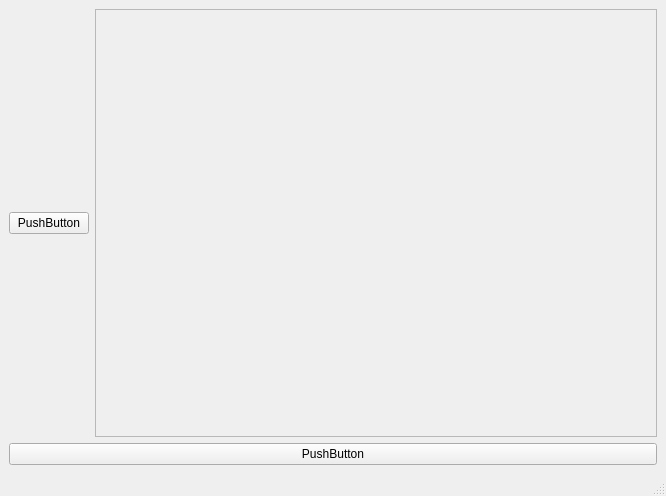
<?xml version="1.0" encoding="UTF-8"?>
<ui version="4.0">
 <class>MainWindow</class>
 <widget class="QMainWindow" name="MainWindow">
  <property name="geometry">
   <rect>
    <x>0</x>
    <y>0</y>
    <width>666</width>
    <height>496</height>
   </rect>
  </property>
  <property name="windowTitle">
   <string>MainWindow</string>
  </property>
  <widget class="QWidget" name="centralwidget">
   <layout class="QGridLayout" name="gridLayout">
    <item row="0" column="0">
     <widget class="QPushButton" name="pushButton">
      <property name="text">
       <string>PushButton</string>
      </property>
     </widget>
    </item>
    <item row="0" column="1">
     <widget class="QScrollArea" name="scrollArea_2">
      <property name="mouseTracking">
       <bool>false</bool>
      </property>
      <property name="widgetResizable">
       <bool>true</bool>
      </property>
      <widget class="QWidget" name="scrollAreaWidgetContents_2">
       <property name="geometry">
        <rect>
         <x>0</x>
         <y>0</y>
         <width>525</width>
         <height>393</height>
        </rect>
       </property>
      </widget>
     </widget>
    </item>
    <item row="1" column="0" colspan="2">
     <widget class="QPushButton" name="pushButton_2">
      <property name="text">
       <string>PushButton</string>
      </property>
     </widget>
    </item>
   </layout>
  </widget>
  <widget class="QMenuBar" name="menubar">
   <property name="geometry">
    <rect>
     <x>0</x>
     <y>0</y>
     <width>666</width>
     <height>22</height>
    </rect>
   </property>
  </widget>
  <widget class="QStatusBar" name="statusbar"/>
 </widget>
 <resources/>
 <connections/>
</ui>
